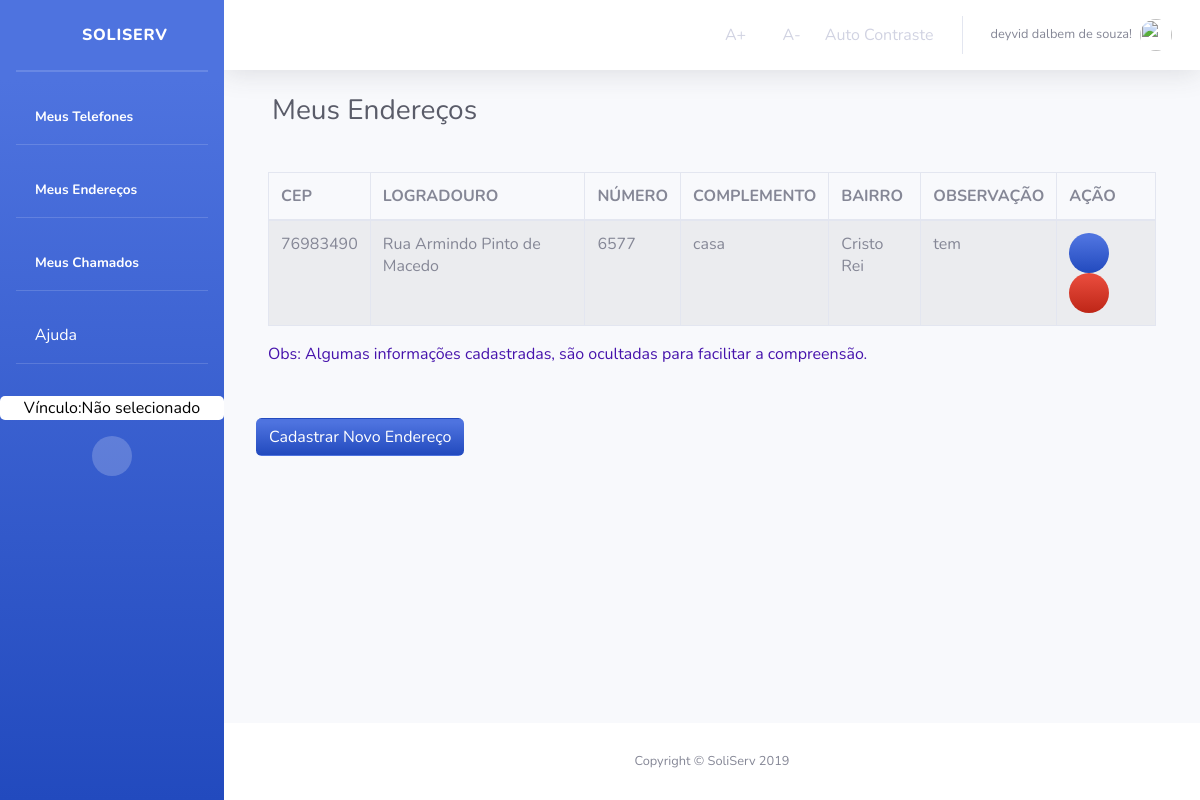
The page /Usuario/meusEnderecos/ (signed in) on the database its author committed.
### Usuario/models.py (models this page shows, shortened)
class Endereco(models.Model):
    cep = models.IntegerField('CEP')
    logradouro = models.CharField('LOGRADOURO', max_length=45)
    enderecoNumero = models.CharField('NÚMERO', max_length=11)
    complemento = models.CharField('COMPLEMENTO', max_length=45)
    bairro = models.CharField('BAIRRO', max_length=45)
    observacao = models.CharField('OBSERVAÇÃO', max_length=45)
    municipio = models.CharField('MUNICIPIO', max_length=45)
    estado = models.CharField('ESTADO', max_length=2)
    idPessoa = models.ForeignKey(
        User, on_delete=models.CASCADE, verbose_name="PESSOA")
    class Meta:
        verbose_name = "Endereco"
        verbose_name_plural = "Endereco"

### Usuario/views.py (the view)
# urls.py: path('meusEnderecos/', views.enderecosList, name='listaEnderecos'),
def enderecosList(request):
    if not request.user.is_authenticated:
        return render(request, 'Usuario/acessoNegado.html')
    else:
        enderecos_list = Endereco.objects.filter(idPessoa_id=request.user.id)
        context = {'enderecos_list': enderecos_list}
        return render(request, 'Endereco/enderecosList.html', context)

### Usuario/templates/Endereco/enderecosList.html (shortened to what this page needs)
{% extends "sistemaDeGestaoDeServicosPublicos/index1.html" %}
{% block titulo %}
Meus Endereços
{% endblock titulo%}
{% block centro %}
{% if user.is_authenticated %}
<div>
    <div>
        <div class="card-body">
            {% if enderecos_list %}
            <div class="table-responsive">
                <table class="table table-bordered table-striped" id="dataTable" width="100%" cellspacing="0">
                    <thead>
                        <tr>
                            <th>CEP</th>
                            <th>LOGRADOURO</th>
                            <th>NÚMERO</th>
                            <th>COMPLEMENTO</th>
                            <th>BAIRRO</th>
                            <th>OBSERVAÇÃO</th>
                            <th>AÇÃO</th>
                        </tr>
                    </thead>
                    <tbody>
                        {% for enderecos in enderecos_list %}
                        <tr>
                            <td>{{enderecos.cep}}</td>
                            <td>{{enderecos.logradouro}}</td>
                            <td>{{enderecos.enderecoNumero}}</td>
                            <td>{{enderecos.complemento}} </td>
                            <td>{{enderecos.bairro}}</td>
                            <td>{{enderecos.observacao}}</td>
                            <td>
                                <a class="bg-gradient-primary btn-circle" style="color: white;"
                                    href="{% url 'endereco_atualizar' enderecos.id %}" title="Atualizar Endereco">
                                    <i class="fas fa-edit"></i>
                                </a>
                                <a class="bg-gradient-danger btn-circle" style="color: white;"
                                    href="{% url 'endereco_deletar' enderecos.id  %}" title="Excluir Endereco">
                                    <i class="fas fa-trash"></i>
                                </a>
                            </td>
                        </tr>
                        {% endfor %}
                    </tbody>
                </table>
                <p class=" mt-1" style="color: #4613ac;"> Obs: Algumas informações cadastradas, são ocultadas para
                    facilitar a
                    compreensão.</p>
            </div>
        </div>
    </div>
</div>
</div>
<a class="btn ml-2 mb-3 mt-3 bg-gradient-primary" style="color: white;" href="{% url 'cadastroEndereco' %}"
    title="Cadastrar Endereço">Cadastrar Novo Endereço</a>
</div>
{% endif %}
{% endif %}
{% endblock %}

### templates/sistemaDeGestaoDeServicosPublicos/index1.html (shortened to what this page needs)
<!DOCTYPE html>
<html lang="pt-br">
{% load staticfiles %}
<head>
  <link rel="stylesheet" href="{% static 'tema/css/sb-admin-2.css' %}">
  <link rel="stylesheet" href="{% static 'tema/vendor/fontawesome-free/css/all.css' %}">
  <link rel="stylesheet" href="{% static 'tema/vendor/fontawesome-free/css/all.css' %}">
  <link rel="stylesheet" href="{% static 'css/style.css' %}">
  <link rel="stylesheet" href="{% static 'img/avatar_2x.png' %}">
  <link rel="stylesheet" href="https://stackpath.bootstrapcdn.com/bootstrap/4.3.1/css/bootstrap.min.css"
>
  <link href="https://unpkg.com/material-components-web@latest/dist/material-components-web.min.css" rel="stylesheet">
  <link href="vendor/fontawesome-free/css/all.min.css" rel="stylesheet" type="text/css">
  <link href="css/sb-admin-2.min.css" rel="stylesheet">
</head>
<body id="page-top" class="acessibilidade teste">
  <div id="wrapper">
    <ul class="navbar-nav bg-gradient-primary sidebar sidebar-dark accordion" id="accordionSidebar">
      <a class="sidebar-brand d-flex align-items-center justify-content-center" href="{% url 'index' %}">
        <div class="sidebar-brand-icon">
          <i class="fas fa-home"></i>
        </div>
        <div class="sidebar-brand-text mx-3">SoliServ</div>
      </a>
      <hr class="sidebar-divider my-0">
      <hr class="sidebar-divider">
      <li class="nav-item active">
        <a class="nav-link" href="{% url 'listaTelefones' %}" title="Listar Meus Telefones">
          <i class="fas fa-phone-alt"></i>
          <span>Meus Telefones</span></a>
      </li>
      <hr class="sidebar-divider d-none d-md-block">
      <li class="nav-item active">
        <a class="nav-link" href="{% url 'listaEnderecos' %}" title="Listar Meus Endereços">
          <i class="fas fa-map-marker-alt"></i>
          <span>Meus Endereços</span></a>
      </li>
      <hr class="sidebar-divider d-none d-md-block">
      {% if user.is_authenticated %}
      <li class="nav-item active">
        <a class="nav-link" href="{% url 'Chamados:lista_chamado' user.id %}" title="Listar Meus Chamados">
          <i class="fas fa-list"></i>
          <span>Meus Chamados</span></a>
      </li>
      {% else %}
      <li class="nav-item active">
        <a class="nav-link" href="#" title="Listar Meus Chamados">
          <i class="fas fa-list"></i>
          <span>Meus Chamados</span></a>
      </li>
      {% endif %}
      <hr class="sidebar-divider d-none d-md-block">
      <li class="nav-item">
        <a class="nav-link text-white" href="#" data-toggle="modal" data-target="#ModalAjuda" title="Obter informações">
          <i class="far fa-question-circle"></i>
          Ajuda
        </a>
      </li>
      <hr class="sidebar-divider d-none d-md-block">
      {% if request.session.temVinculo %}
      <a class="mt-3 text-center w-60 escolheVinculo" title="Clique para Escolher o Vínculo"
        href="{% url 'Orgao:retorna_Lotacao' %}">
        {% if request.session.nomeVinculo %}
        <span> Vínculo: {{ request.session.nomeVinculo }}</span>
        {% else %}
        <span> Vínculo:Não selecionado</span>
        {% endif %}
      </a>
      {% endif %}
      <div class=" mt-3 text-center d-none d-md-inline">
        <button class="rounded-circle border-0" id="sidebarToggle"></button>
      </div>
    </ul>
    <div id="content-wrapper" class="d-flex flex-column">
      <div id="content">
        <nav class="navbar navbar-expand navbar-light bg-white topbar mb-4 static-top shadow">
          <ul class="navbar-nav ml-auto">
            <li class="nav-item active">
              <a class="nav-link acessibilidade" onClick="fonte('a');" href="#" title="Aumentar Tamanho da Fonte">
                <i class="far fa-arrow-alt-circle-up"></i>
                <span>A+</span></a>
            </li>
            <li class="nav-item active">
              <a class="nav-link acessibilidade" onClick="fonte('d');" href="#" title="Diminuir Tamanho da Fonte">
                <i class="far fa-arrow-alt-circle-down"></i>
                <span>A-</span></a>
            </li>
            <li class="nav-item active">
              <a href="#altocontraste" id="altocontraste" accesskey="3" title="Auto Contraste"
                onclick="window.toggleContrast()" onkeydown="window.toggleContrast()" class="nav-link"
                title="Auto Contraste">
                <span>Auto Contraste</span></a>
            </li>
            <li class="nav-item dropdown no-arrow">
              <a class="nav-link dropdown-toggle" href="#" id="userDropdown" role="button" data-toggle="dropdown"
                aria-haspopup="true" aria-expanded="false">
                {% if user.is_authenticated %}
                <span class="mr-2 d-none d-lg-inline text-gray-600 small">{{ user.first_name }}
                  {{ user.last_name}}!</span>
                {% else %}
                <span class="mr-2 d-none d-lg-inline text-gray-600 small">Usuário não está logado!</span>
                {% endif %}
                {% if user.is_authenticated %}
                <img class="img-profile rounded-circle" src="{{ request.session.profile_picture }}">
                {% else %}
                <img class="img-profile rounded-circle" src="{% static 'img/avatar_2x.png' %}">
                {% endif %}
              </a>
            </li>
          </ul>
        </nav>
        <div class="container-fluid">
          <div class="d-sm-flex align-items-center justify-content-between mb-4 container">
            <h1 class="h3 mb-0 text-gray-800">{% block titulo %}{% endblock titulo%}</h1>
          </div>
          <div class="">
            {% block centro %}
            {% endblock %}
          </div>
          <footer class="sticky-footer bg-white">
            <div class="container my-auto">
              <div class="copyright text-center my-auto">
                <span>Copyright &copy; SoliServ 2019</span>
              </div>
            </div>
          </footer>
        </div>
      </div>
</body>
</html>

### sistemaDeGestaoDeServicosPublicos/static/css/style.css (style rules this page uses)
.escolheVinculo { border-radius: 5px; background-color: white; color: black; }

### rows shown on the page
Endereco: cep "76983490", logradouro "Rua Armindo Pinto de Macedo", enderecoNumero "6577", complemento "casa", bairro "Cristo Rei", observacao "tem"

### other values the page prints
{{ user.first_name }} "deyvid"
{{ user.last_name }} "dalbem de souza"
